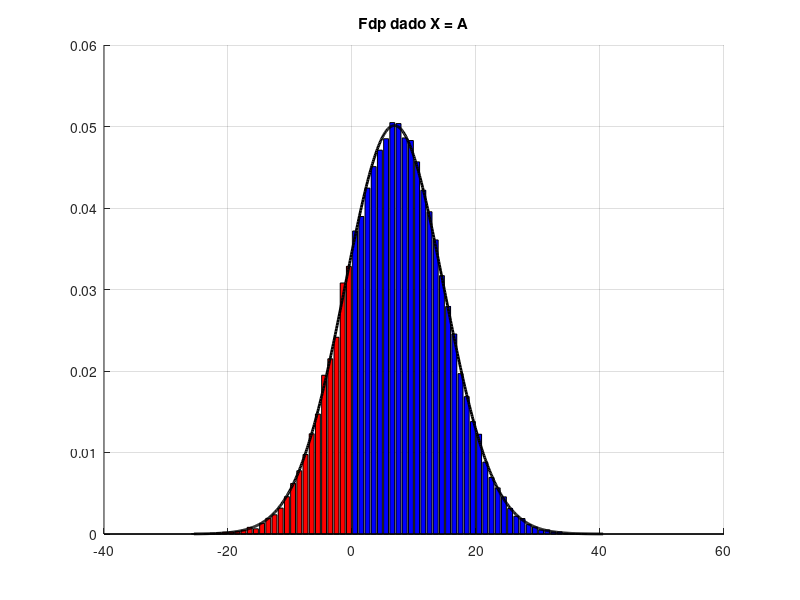
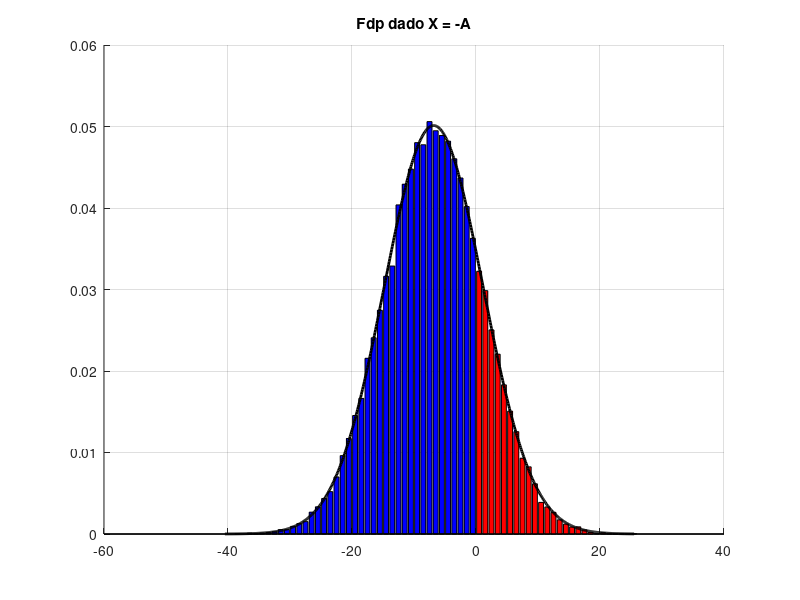

Here is the MATLAB script that generated these plots, in order:
clear all; close all; clc;

% Fdp con SNRdB=10dB (elijo esa), condicionando a X1=A %

N=50000;
A=10;

  SNRdB=10; 
  SNR=10^(SNRdB/10);
  sigma=A/(sqrt(SNR));
  G=sqrt(SNR/(SNR+1));
  Densidad=[];
  for j=1:N
    X1=A;
    X=X1;
    for i=1:8 % 8 repetidores para que sea n=9 %
      W=(sigma)*randn(1);
      Y=X+W;
      X=G*Y;       
    end
    
    W=(sigma)*randn(1);
    Y=X+W;
    Densidad(j)=Y;
  end
  
  
  % Genero los parametros para obtener la varianza del ruido %
Sum=1;

 for j=1:8
     Gprod=1;
     for i=(j+1):9
         Gprod=Gprod*G;
     end
     Gprod=Gprod^2;
     Sum=Sum+Gprod;
 end
 
 VarRuido=Sum*sigma^2;
 
 % Grafico histograma %
 xHist=-25.5:1:40.5;
 
 figure;
 
 xHistErr=xHist(1:26);   % Corto en x=0 parar graficar con distinto color %
 xHistOk=xHist(27:67);
 
 [Histo,c]=hist(Densidad,xHist); 
 dif=c(2)-c(1);
 HistoErr=Histo(1:26)/(N*dif);
 HistoOk=Histo(27:67)/(N*dif);
 
 hold on;
 
  HErr=bar(xHistErr,HistoErr);
  HOk=bar(xHistOk,HistoOk);
  
  set(HErr,'Facecolor','r');
  set(HOk,'Facecolor','b');
  
 
 hold on;
 
 % Grafico la fdp teorica %
 
 x=-25.5:0.1:40.5;
 DesvioRuido=sqrt(VarRuido);
 Media1=A*G^8;
 
 FdpSalida1=normpdf(x,Media1,DesvioRuido);
 
 plot(x,FdpSalida1,'k','LineWidth',2);
 title('Fdp dado X = A');
 grid on;
 
 
 % Condiciono X1=-A %
 
 Densidad2=[];
  for j=1:N
    X1=-A;
    X=X1;
    for i=1:8 % 8 repetidores para que sea n=9 %
      W=(sigma)*randn(1);
      Y=X+W;
      X=G*Y;       
    end
    
    W=(sigma)*randn(1);
    Y=X+W;
    Densidad2(j)=Y;
  end
  
 Media2=-Media1;
 
 xHist2=-40.5:1:25.5;
 figure;
 
 xHist2Ok=xHist2(1:41);   % Corto en x=0 parar graficar con distinto color %
 xHist2Err=xHist2(42:67);
 
 [Histo2,b]=hist(Densidad2,xHist2);
 dif=b(2)-b(1);
 Histo2Ok=Histo2(1:41)/(N*dif);
 Histo2Err=Histo2(42:67)/(N*dif);
 
 hold on;
  
  H2Ok=bar(xHist2Ok,Histo2Ok);
  H2Err=bar(xHist2Err,Histo2Err);
  
  set(H2Ok,'Facecolor','b');
  set(H2Err,'Facecolor','r');
  
 
 hold on;
 
 x2=-40.5:0.1:25.5;
 
 FdpSalida2=normpdf(x2,Media2,DesvioRuido);
 
 plot(x2,FdpSalida2,'k','LineWidth',2);
 title('Fdp dado X = -A');
 grid on;
 
 